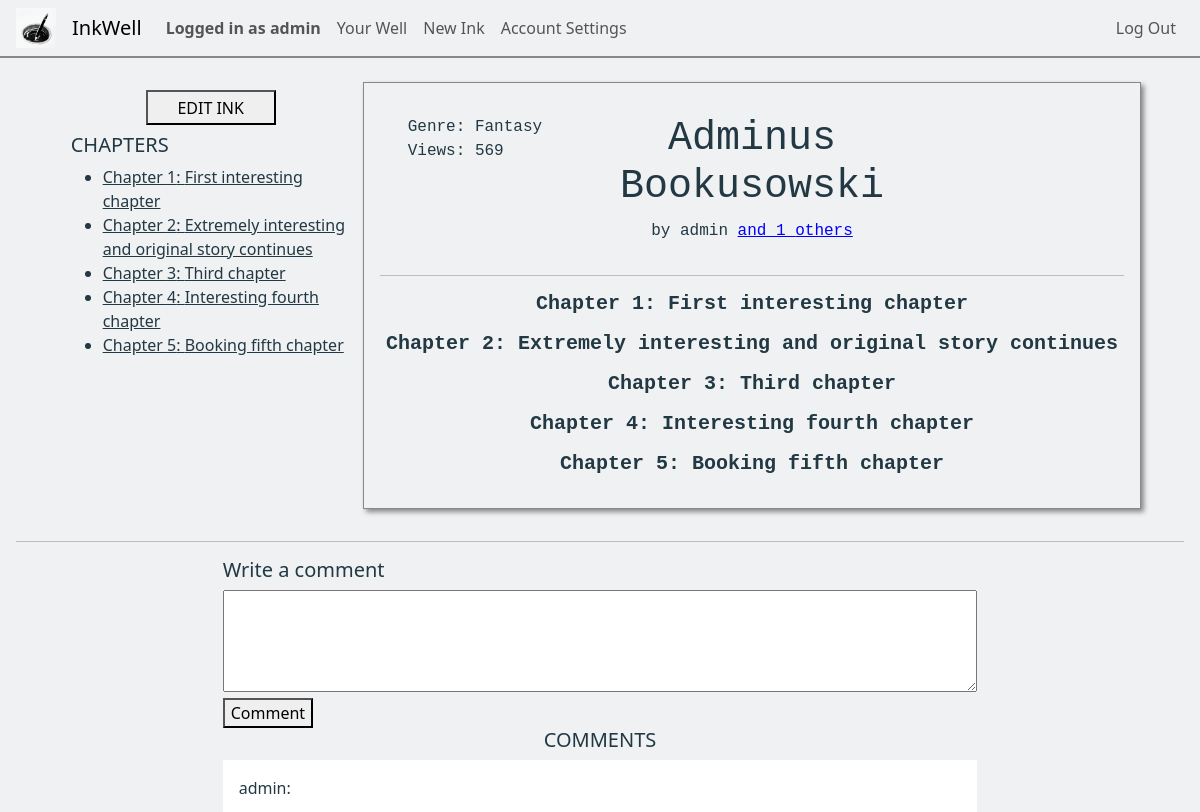
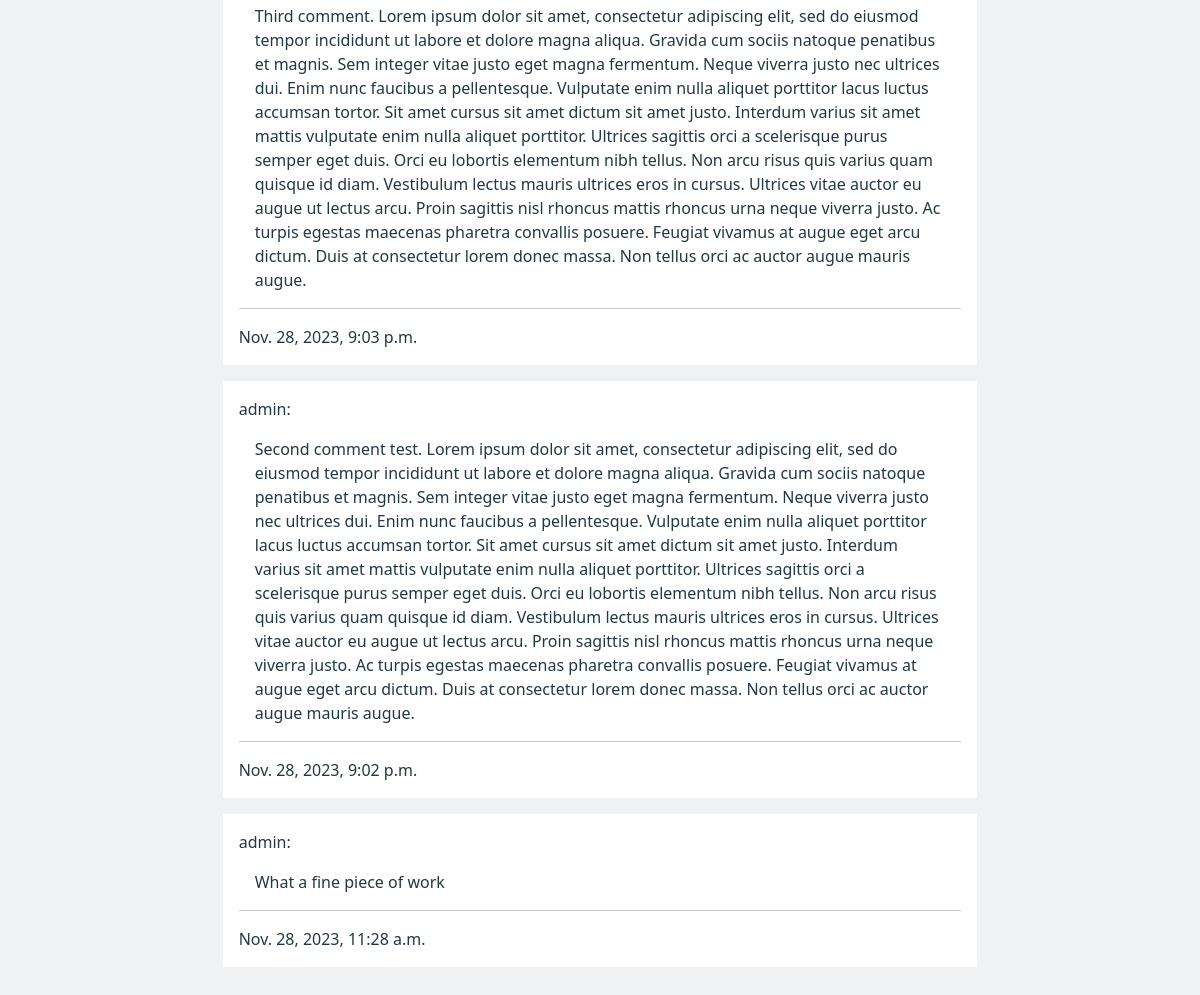
The page /ink_view/6 (signed in) on the database its author committed (2 pictures, top to bottom).
### inkwell/models.py (models this page shows, shortened)
class User(AbstractUser):
    about = models.CharField(max_length=250, default="")
    profilePicture = models.ImageField(upload_to='', blank=True, null=True)
    YourCoAuthorRequests = models.PositiveIntegerField(default=0) # Amount of co-author requests the author made to other inks
    def __str__(self):
        return f"{self.username}"

class Chapter(models.Model):
    chapterNumber = models.PositiveIntegerField(default=1)
    chapterTitle = models.CharField(max_length=64)
    chapterContents = QuillField()
    chapterInkOrigin = models.ForeignKey(Ink, on_delete=models.CASCADE, related_name="chapterInkOrigin", default="")

class Ink(models.Model):
    wellOrigin = models.ForeignKey(Well, on_delete=models.CASCADE, related_name="well_pk", default="")
    inkOwner = models.ForeignKey(User, on_delete=models.CASCADE, related_name="ink_owner", default="")
    coAuthors = models.ManyToManyField(User, related_name="CoAuthors",blank=True)
    privateStatus = models.BooleanField(default=False)
    updateStatus = models.BooleanField(default=False) # If the Ink is edited at least once, this changes to true
    ink_following = models.ManyToManyField(User, related_name="ink_following",blank=True)
    genre = models.CharField(max_length=64, default="")
    description = models.CharField(max_length=500, default="")
    title = models.CharField(max_length=64, default="")
    content = models.TextField()
    views = models.PositiveBigIntegerField(default=0)
    creation_date = models.DateTimeField(default=timezone.now, editable=False)

class Comment(models.Model):
    content = models.TextField()
    commentInkOrigin = models.ForeignKey(Ink, on_delete=models.CASCADE, related_name="commentInkOrigin", default="")
    commentAuthor = models.ForeignKey(User, on_delete=models.CASCADE, related_name="commentAuthor", default="")
    commentCreationDate = models.DateTimeField(default=timezone.now, editable=False)

### inkwell/views.py (the view)
# urls.py: path('ink_view/<int:inkID>', views.ink_view, name='ink_view'),
def ink_view(request, inkID):
    viewedInk = Ink.objects.get(id=inkID)
    chapters = Chapter.objects.filter(chapterInkOrigin=viewedInk).order_by("chapterNumber")
    current_user = User.objects.get(pk=request.user.pk)
    following_check = False
    viewingAsAuthor = False
    if current_user == viewedInk.inkOwner:
        viewingAsAuthor = True
    viewedInk.views += 1
    viewedInk.save()
    try:
        ink_followed = Ink.objects.get(ink_following=current_user)
        if ink_followed:
            following_check = True
    except Ink.DoesNotExist:
        pass
    comments = Comment.objects.filter(commentInkOrigin=viewedInk).order_by("-commentCreationDate")
    if request.method == "POST" and "commentContents" in request.POST:
        commentContents = request.POST.get("commentContents")
        new_comment = Comment(content=commentContents, commentInkOrigin=viewedInk, commentAuthor=current_user)
        new_comment.save()
        time.sleep(1)
        return redirect('ink_view', inkID=viewedInk.id)
    return render(request, "inkwell/ink_view.html", {
        "ink": viewedInk,
        "chapters": chapters,
        "following_check": following_check,
        "viewingAsAuthor": viewingAsAuthor,
        "comments": comments
    })

### inkwell/templates/inkwell/ink_view.html (shortened to what this page needs)
{% extends "inkwell/layout.html" %}
{% block body %}
<div class="container-flex inkViewContainer">
    <div class="row mt-2">
        <div class="col-3 chapterListCol">
            <div class="chaptersListView">
                <div class="inkViewButtons disFdirColAliCen">
                    <a href="{% url 'edit_ink' inkID=ink.id %}" class="edit-ink-btn"><button>EDIT INK</button></a>
                </div>
                <h5 class="text-start">CHAPTERS</h5>
                <ul class="chapter-list">
                    {% for chapter in chapters %}
                        <a href="#anchorChapter{{ chapter.chapterNumber }}"><li>Chapter {{ chapter.chapterNumber }}: {{ chapter.chapterTitle }}</li></a>
                    {% endfor %}
                </ul>
            </div>
        </div>
        <div class="col-8 inkViewContents">
            <div class="row inkTitleCard">
                <div class="col inkTitleCardInfo displayDirectionCol">
                    <span>Genre: {{ ink.genre }}</span>
                    <span>Views: {{ ink.views }}</span>
                </div>
                <div class="col-5 inkViewTitleColumn displayDirectionCol">
                    <h1 class="text-center title">{{ ink.title }}</h1>
                    {% if ink.coAuthors %}
                        <span class="author-credit text-center">by {{ ink.inkOwner }} <a href="{% url 'inkCoAuthors' inkID=ink.id %}" style="text-decoration: underline; color: blue;">and {{ ink.coAuthors.count }} others</a></span>
                    {% else %}
                        <span class="author-credit text-center">by {{ ink.inkOwner }}</span>
                    {% endif %}
                </div>
                <div class="col">
                </div>
            </div>
            <hr>
            {% for chapter in chapters %}
            <div id="anchorChapter{{chapter.chapterNumber}}">
                <h5 class="text-center fw-bold chapterTitle">Chapter {{ chapter.chapterNumber}}: {{chapter.chapterTitle}}</h5>
            </div>
            {% endfor %}
        </div>
    </div>
    <div class="row inkViewComments disFdirColAliCen">
        <hr>
        <div class="col-8">
            <form class="form" action="{% url 'ink_view' inkID=ink.id %}" method="post" name="commentForm">
                <h5 class="lead">Write a comment</h5>
                <textarea class="commentContents" rows="4" name="commentContents"></textarea>
                <button type="submit">Comment</button>
            </form>
            <div class="comments-section">
                <h5 class="text-center">COMMENTS</h5>
                {% for comment in comments %}
                    <div class="comment">
                        <span>{{ comment.commentAuthor }}:</span>
                        <p>{{ comment.content }}</p>
                        <hr>
                        <span>{{ comment.commentCreationDate }}</span>
                    </div>
                {% endfor %}
            </div>
        </div>
    </div>
</div>
{% endblock%}

### inkwell/templates/inkwell/layout.html (shortened to what this page needs)
{% load static %}
<!DOCTYPE html>
<html lang="en">
    <head>
        <link href="https://cdn.jsdelivr.net/npm/bootstrap@5.3.2/dist/css/bootstrap.min.css" rel="stylesheet">
        <link href="{% static 'inkwell/styles.css' %}" rel="stylesheet">
    </head>
    <body>
        <nav class="navbar navbar-expand-lg">
            <img class="nav-logo" src="{% static 'inkwell/inkwell1.ico' %}" width="40px" height="40px">
            <a class="navbar-brand" href="{% url 'index' %}">InkWell</a>
            <div class="collapse navbar-collapse" id="navbarNav">
                <ul class="navbar-nav d-flex justify-content-start nav-left col">
                    {% if user.is_authenticated %}
                        <li class="nav-item">
                            <span class="nav-link text-center loggedInAs">Logged in as {{request.user.username}}</span>
                        </li>
                        <li class="nav-item">
                            <a class="nav-link text-center" href="{% url 'well' username=user.username %}">Your Well</a>
                        </li>
                        <li class="nav-item">
                            <a class="nav-link text-center" href="{% url 'newInk' %}">New Ink</a>
                        </li>
                        <li class="nav-item">
                            <a class="nav-link text-center" href="{% url 'settings' %}">Account Settings</a>
                        </li>
                    {% endif %}
                </ul>
                <ul class="navbar-nav d-flex justify-content-end nav-right col-2">
                    {% if user.is_authenticated %}
                        <li class="nav-item">
                            <a class="nav-link" href="{% url 'logout' %}">Log Out</a>
                        </li>
                    {% endif %}
                </ul>
            </div>
          </nav>
        <div class="body">
            {% block body %}
            {% endblock %}
        </div>
    </body>
</html>

### inkwell/static/inkwell/styles.css (style rules this page uses)
:root { --black: #020202ff; --dark-green: #0d2818ff; --pakistan-green: #04471cff; --sea-green: #058c42ff; --malachite: #16db65ff; --coquelicot: #f15025ff; --white: #ffffffff; --platinum: #e6e8e6ff; --timberwolf: #ced0ceff; --eerie-black: #191919ff; --gunmetal: #223843ff; --antiflash-white: #eff1f3ff; --timberwolf: #dbd3d8ff; --desert-sand: #d8b4a0ff; --burnt-sienna: #d77a61ff; --primary-color: var(--antiflash-white); --secondary-color: var(--antiflash-white); --background-color: var(--platinum); --text-color: var(--gunmetal); --border-color: #888888; }
.navbar-brand, .nav-logo { margin-left: 1rem; }
.loggedInAs { font-weight: bold; }
.navbar { border-bottom: 2px var(--border-color) solid; width: auto; }
.nav-right { margin-right: 1rem; }
p, a, h1, h2, h3, h4, h5, span { color: var(--text-color); }
body { background-color: var(--primary-color); margin: 0; }
.displayDirectionCol { display: flex; flex-direction: column; }
.disFdirColAliCen { display: flex; flex-direction: column; align-items: center; }
.chapterListCol { width: 19rem; }
.chaptersListView { position: sticky; top: 0px; }
.chaptersListView button { width: 130px; height: 35px; margin: 0.5rem; }
.inkViewContainer .row { display: flex; justify-content: center; }
.inkViewContents { background-color: var(--secondary-color); border: 1px var(--border-color) solid; font-family: 'Courier New', Courier, monospace; padding: 1rem; box-shadow: 3px 3px 5px #888888; }
.inkViewComments { margin: 0; }
.comment { background-color: white; margin-bottom: 1rem; padding: 1rem; }
.comment p { margin: 1rem; }
.commentContents { width: 100%; box-sizing: border-box; resize: vertical; }
.row { padding: 1rem; margin: 0; }

### rows shown on the page
User: user.username "admin"
Chapter: chapterNumber "1", chapterTitle "First interesting chapter"
Chapter: chapterNumber "2", chapterTitle "Extremely interesting and original story continues"
Chapter: chapterNumber "3", chapterTitle "Third chapter"
Chapter: chapterNumber "4", chapterTitle "Interesting fourth chapter"
Chapter: chapterNumber "5", chapterTitle "Booking fifth chapter"
Ink: genre "Fantasy", views "569", title "Adminus Bookusowski", inkOwner "admin", coAuthors.count "1"
Comment: commentAuthor "admin", content "Third comment. Lorem ipsum dolor sit amet, consectetur adipiscing elit, sed do eiusmod tempor incididunt ut labore et dolore magna aliqua. Gravida cum sociis natoque penatibus et magnis. Sem integer vitae justo eget magna fermentum. Neque viverra justo nec ultrices dui. Enim nunc faucibus a pellentesque. Vulputate enim nulla aliquet porttitor lacus luctus accumsan tortor. Sit amet cursus sit amet dictum sit amet justo. Interdum varius sit amet mattis vulputate enim nulla aliquet porttitor. Ultrices sagittis orci a scelerisque purus semper eget duis. Orci eu lobortis elementum nibh tellus. Non arcu risus quis varius quam quisque id diam. Vestibulum lectus mauris ultrices eros in cursus.…", commentCreationDate "Nov. 28, 2023, 9:03 p.m."
Comment: commentAuthor "admin", content "Second comment test. Lorem ipsum dolor sit amet, consectetur adipiscing elit, sed do eiusmod tempor incididunt ut labore et dolore magna aliqua. Gravida cum sociis natoque penatibus et magnis. Sem integer vitae justo eget magna fermentum. Neque viverra justo nec ultrices dui. Enim nunc faucibus a pellentesque. Vulputate enim nulla aliquet porttitor lacus luctus accumsan tortor. Sit amet cursus sit amet dictum sit amet justo. Interdum varius sit amet mattis vulputate enim nulla aliquet porttitor. Ultrices sagittis orci a scelerisque purus semper eget duis. Orci eu lobortis elementum nibh tellus. Non arcu risus quis varius quam quisque id diam. Vestibulum lectus mauris ultrices eros in…", commentCreationDate "Nov. 28, 2023, 9:02 p.m."
Comment: commentAuthor "admin", content "What a fine piece of work", commentCreationDate "Nov. 28, 2023, 11:28 a.m."
